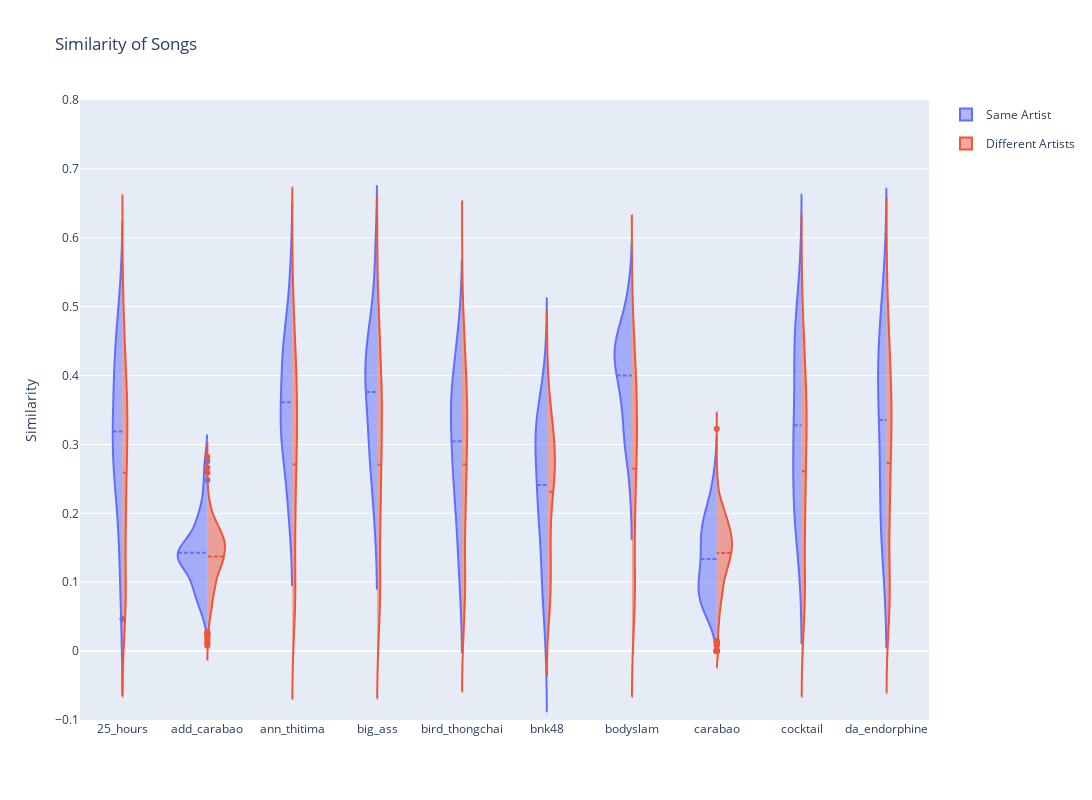

Notebook source saved alongside this figure:
### Code cell
df = artist_song_filter_df

fig = go.Figure()

fig.add_trace(go.Violin(x=df['artist_artist'][df['same_artist']],
                        y=df['vector_similarity'][df['same_artist']],
                        legendgroup='Same Artist', scalegroup='Same Artist', name='Same Artist',
                        side='negative')
             )
fig.add_trace(go.Violin(x=df['artist_artist'][~df['same_artist']],
                        y=df['vector_similarity'][~df['same_artist']],
                        legendgroup='Different Artists', scalegroup='Different Artists', name='Different Artists',
                        side='positive')
             )


fig.update_layout(
    width=2000,
    height=800,)
fig.update_traces(meanline_visible=True)
fig.update_layout(violingap=0, violinmode='overlay')
fig.update_layout(title='Similarity of Songs')
fig.update_xaxes(range=[-0.5, 9.5])
fig.update_yaxes(range=[-0.1, 0.8], title='Similarity')
fig.show()

# Note that you should click *Autoscale* on the figure option to show all artists' violins

### Figure 1 — Plotly figure (JSON) as saved in the notebook; plotly's stock layout.template omitted (floating-point values rounded to 4 significant figures; data arrays with more than 128 entries replaced by an {"elided": "..."} marker saying what was removed)
{"data": [{"legendgroup": "Same Artist", "meanline": {"visible": true}, "name": "Same Artist", "scalegroup": "Same Artist", "side": "negative", "type": "violin", "x": {"elided": "1295 str values"}, "y": {"elided": "1295 float values"}}, {"legendgroup": "Different Artists", "meanline": {"visible": true}, "name": "Different Artists", "scalegroup": "Different Artists", "side": "positive", "type": "violin", "x": {"elided": "46620 str values"}, "y": {"elided": "46620 float values"}}], "layout": {"height": 800, "title": {"text": "Similarity of Songs"}, "violingap": 0, "violinmode": "overlay", "width": 2000, "xaxis": {"range": [-0.5, 9.5]}, "yaxis": {"range": [-0.1, 0.8], "title": {"text": "Similarity"}}}}
